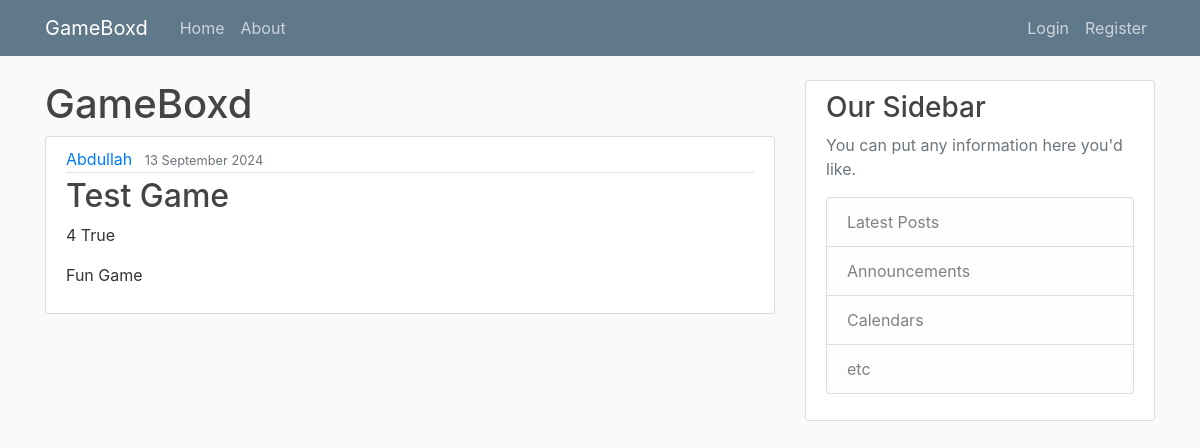
The page / on the database its author committed.
### gameboxdApp/models.py (models this page shows)
class Review(models.Model):
    title = models.ForeignKey(Game, on_delete=models.CASCADE)
    rating = models.IntegerField()
    like = models.BooleanField(default=False)
    review = models.TextField()
    datePosted = models.DateTimeField(default=timezone.now)
    author = models.ForeignKey(User, on_delete=models.CASCADE)

class Game(models.Model):
    title = models.CharField(max_length=256)
    description = models.TextField()
    def __str__(self):
        return self.title

### gameboxdApp/views.py (the view)
# urls.py: path('', views.home, name='gameboxd-home'),
def home(request):
    context = {
        'posts': Review.objects.all()
    }
    return render(request, 'gameboxdApp/home.html', context=context)

### gameboxdApp/templates/gameboxdApp/home.html
{% extends "gameboxdApp/base.html" %}
{% block content %}
    <h1>GameBoxd</h1>
    {% for post in posts %}
        <article class="media content-section">
            <div class="media-body">
                <div class="article-metadata">
                    <a class="mr-2" href="#">{{ post.author }}</a>
                    <small class="text-muted">{{ post.datePosted|date:"d F Y" }}</small>
                </div>
                <h2><a class="article-title" href="#">{{ post.title }}</a></h2>
                <p class="artile-content">{{ post.rating }}    {{ post.like }}</p>
                <p class="article-content">{{ post.review }}</p>
            </div>
        </article>
    {% endfor %}
{% endblock content %}

### gameboxdApp/static/gameboxdApp/main.css (style rules this page uses)
body { background: #fafafa; color: #333333; margin-top: 5rem; }
h1, h2, h3, h4, h5, h6 { color: #444444; }
.content-section { background: #ffffff; padding: 10px 20px; border: 1px solid #dddddd; border-radius: 3px; margin-bottom: 20px; }
.article-title { color: #444444; }
.article-content { white-space: pre-line; }
.article-metadata { padding-bottom: 1px; margin-bottom: 4px; border-bottom: 1px solid #e3e3e3 }

### rows shown on the page
Review: author "Abdullah", datePosted "13 September 2024", title "Test Game", rating "4", like "True", review "Fun Game"
